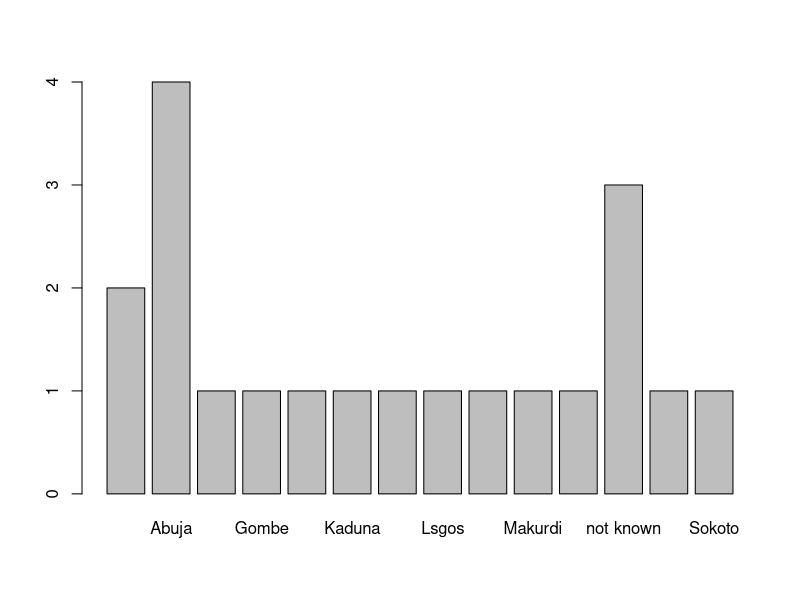

Here is the R script that generated this plot:
## ---- chunk 1
knitr::opts_chunk$set(echo = TRUE)

try({
  pkg <- "purrr"
  if (!requireNamespace(pkg, quietly = TRUE))
    install.packages(pkg)
}, silent = TRUE
)

sections <- list(
  what = "What is R?",
  get = "Getting R",
  syntax = "R syntax",
  use = "Practical Uses",
  prospect = "Prospects",
  `next` = "What Next?"
)

# adder <- function(add) {
#   sec <- 0L
#   function() {
#     sec <<- sec + add
#     sec
#   }
# }
# add_one <- adder(1)
## ---- chunk 2
print_bullet <- function(x) {
  stopifnot(is.character(x))
  cat("-", x, fill = TRUE)
}

try(purrr::walk(sections, print_bullet), silent = TRUE)
## ---- chunk 3
life <- 42
life
## ---- chunk 4
# Create a vector by combining together many numbers
many <- c(life, 54, 65, 76, 87, 98, 102)

# Print out the value of the object
many
## ---- chunk 5
x <- 8
y <- 2

x + y
x - y
x * y   # multiply
x / y   # divide
## ---- chunk 6
x == y
x != y
x > y
x > y
## ---- chunk 7
(x == y) && (x > y)
(x == y) || (x > y)
## ---- chunk 8
mydata <- read.csv("mockdata.csv")

# Print out the data inside R
mydata
## ---- chunk 9
colnames(mydata)
colnames(mydata) <- c("Number", "Key", "Age", "Sex", "Height", "Location")
colnames(mydata)
## ---- chunk 10
ncol(mydata)   # number of columns
mydata["Number"] <- NULL
ncol(mydata)
## ---- chunk 11
nrow(mydata)
abj.only <- subset(mydata, Location == "Abuja")
nrow(abj.only)
## ---- chunk 12
dim(mydata)
str(mydata)
## ---- chunk 13
summary(mydata)
## ---- chunk 14
# Average age
mean(mydata$Age)

# Tallest person
max(mydata$Height)

# Most from location (not numeric, tabulate first to get counts)
tbl <- table(mydata$Location)
max(tbl)
## ---- chunk 15
barplot(tbl)
